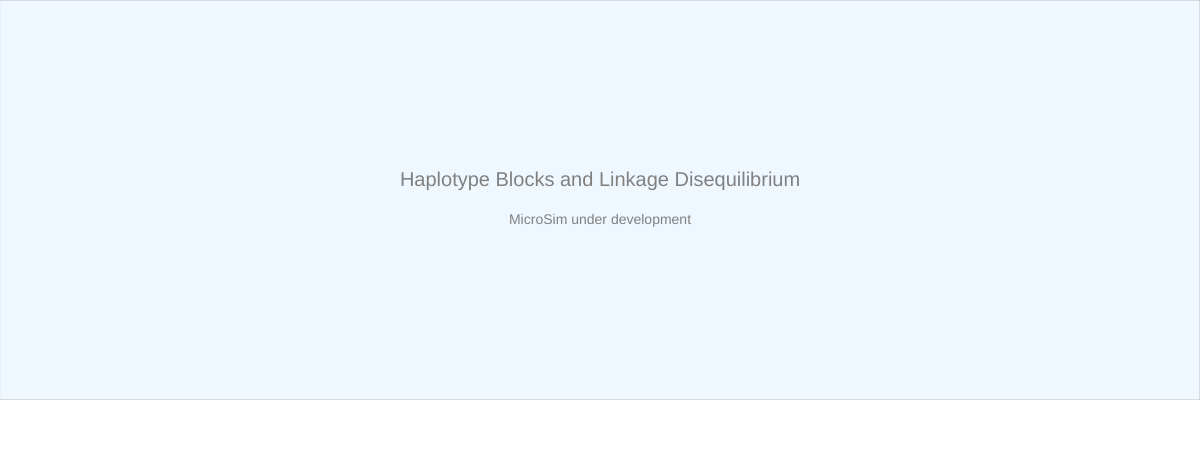
Frame 1 (no input)
Frame 60 (no input): identical to frame 1, image omitted
Frame 120 (the mouse pressed at the canvas centre since frame 60): identical to frame 1, image omitted

The p5.js sketch that drew this single still picture (run headless with seeded random() and noise() and a simulated clock; from frame 60 on, the mouse is pressed at the canvas centre):

// p5.js sketch
// ── sketch.js
// Haplotype Blocks and Linkage Disequilibrium
// CANVAS_HEIGHT: 450
let drawHeight = 400;
let controlHeight = 50;
let canvasWidth, canvasHeight;

function updateCanvasSize() {
    const container = document.querySelector('main');
    canvasWidth = container ? container.offsetWidth : windowWidth;
    canvasHeight = drawHeight + controlHeight;
}

function setup() {
    updateCanvasSize();
    const canvas = createCanvas(canvasWidth, canvasHeight);
    canvas.parent(document.querySelector('main'));
    textSize(16);
}

function draw() {
    // Drawing area
    fill('aliceblue');
    stroke('silver');
    strokeWeight(1);
    rect(0, 0, canvasWidth, drawHeight);

    // Control area
    fill('white');
    noStroke();
    rect(0, drawHeight, canvasWidth, controlHeight);

    // Placeholder text
    fill('gray');
    noStroke();
    textAlign(CENTER, CENTER);
    textSize(20);
    text('Haplotype Blocks and Linkage Disequilibrium', canvasWidth / 2, drawHeight / 2 - 20);
    textSize(14);
    text('MicroSim under development', canvasWidth / 2, drawHeight / 2 + 20);
}

function windowResized() {
    updateCanvasSize();
    resizeCanvas(canvasWidth, canvasHeight);
}

// ── main.html
<!DOCTYPE html>
<html lang="en">
<head>
    <meta charset="UTF-8">
    <meta name="viewport" content="width=device-width, initial-scale=1.0">
    <title>Haplotype Blocks and Linkage Disequilibrium</title>
    <script src="https://cdnjs.cloudflare.com/ajax/libs/p5.js/1.11.1/p5.min.js"></script>
    <style>
        body {
            margin: 0;
            padding: 0;
            overflow-x: hidden;
            font-family: Arial, Helvetica, sans-serif;
        }
        main {
            display: block;
            width: 100%;
            max-width: 100%;
            box-sizing: border-box;
        }
        canvas {
            display: block;
        }
    </style>
</head>
<body>
    <main></main>
    <script src="sketch.js"></script>
</body>
</html>
